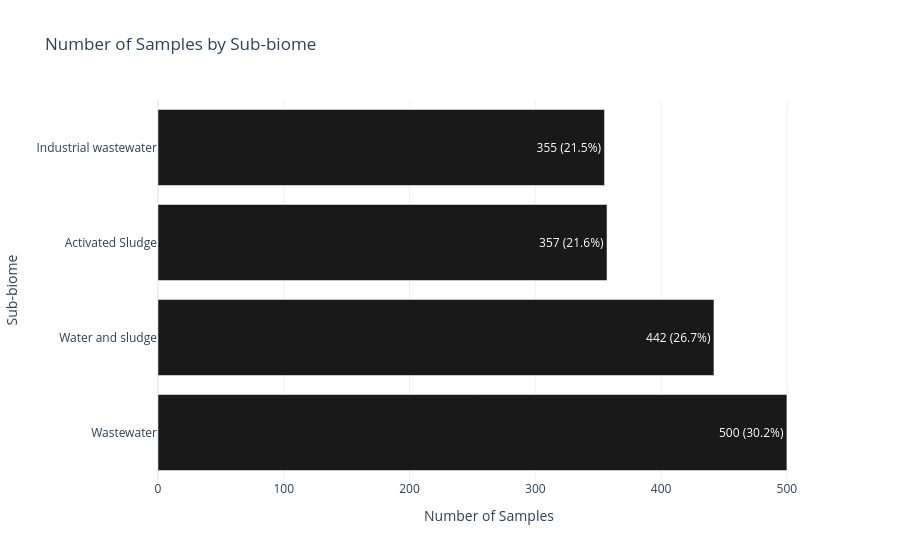

Here is the notebook cell this chart was saved with:
### Markdown cell above
### Plotting some obs metadata

### Code cell
import plotly.express as px

df = dedupe.obs["biome_level_3"].value_counts().reset_index()
df['pct'] = round(df['count']/sum(df['count'])*100, 1)
df['text'] = df['count'].astype(str) + ' (' + df['pct'].astype(str) + '%)'

fig = px.bar(
    df,
    y='biome_level_3',
    x='count',
    labels={"biome_level_3": "Sub-biome", "count": "Number of Samples"},
    title="Number of Samples by Sub-biome",
    orientation='h',
    template='plotly_white',
    text='text'  
)
fig.update_traces(marker_color='#191919')
fig.update_layout(showlegend=False)

### Figure 1 — Plotly figure (JSON) as saved in the notebook; plotly's stock layout.template omitted (floating-point values rounded to 4 significant figures)
{"data": [{"hovertemplate": "Number of Samples=%{x}<br>Sub-biome=%{y}<br>text=%{text}<extra></extra>", "legendgroup": "", "marker": {"color": "#191919", "pattern": {"shape": ""}}, "name": "", "orientation": "h", "showlegend": false, "text": ["500 (30.2%)", "442 (26.7%)", "357 (21.6%)", "355 (21.5%)"], "textposition": "auto", "type": "bar", "x": [500, 442, 357, 355], "xaxis": "x", "y": ["Wastewater", "Water and sludge", "Activated Sludge", "Industrial wastewater"], "yaxis": "y"}], "layout": {"barmode": "relative", "legend": {"tracegroupgap": 0}, "showlegend": false, "title": {"text": "Number of Samples by Sub-biome"}, "xaxis": {"anchor": "y", "domain": [0, 1], "title": {"text": "Number of Samples"}}, "yaxis": {"anchor": "x", "domain": [0, 1], "title": {"text": "Sub-biome"}}}}
